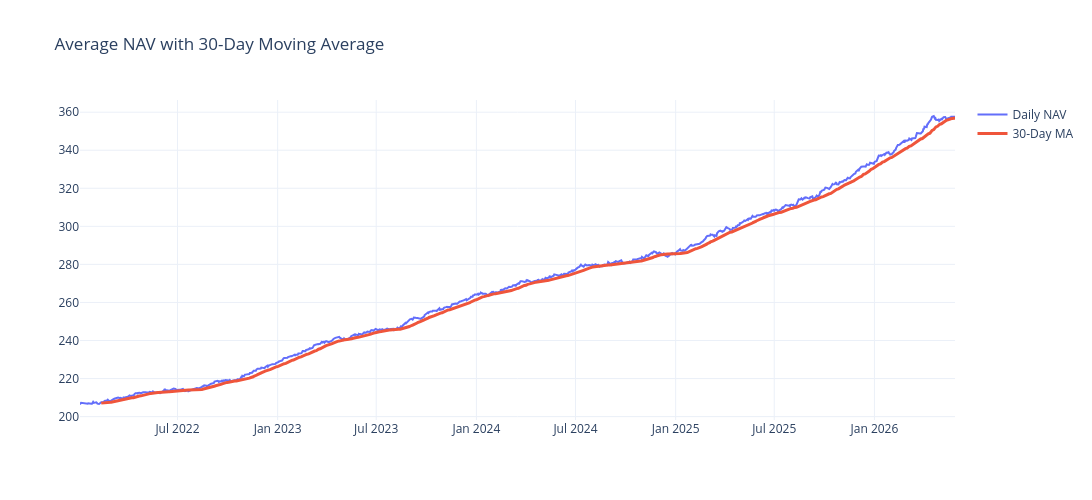

The notebook cell saved with this chart:
### Code cell
import plotly.graph_objects as go

fig = go.Figure()

fig.add_trace(
    go.Scatter(
        x=daily_nav["date"],
        y=daily_nav["nav"],
        name="Daily NAV"
    )
)

fig.add_trace(
    go.Scatter(
        x=daily_nav["date"],
        y=daily_nav["MA30"],
        name="30-Day MA",
        line=dict(width=3)
    )
)

fig.update_layout(
    title="Average NAV with 30-Day Moving Average",
    template="plotly_white",
    width=1100,
    height=500
)

fig.show()

### Figure 1 — Plotly figure (JSON) as saved in the notebook; plotly's stock layout.template omitted (floating-point values rounded to 4 significant figures; data arrays with more than 128 entries replaced by an {"elided": "..."} marker saying what was removed)
{"data": [{"name": "Daily NAV", "type": "scatter", "x": {"elided": "1150 str values"}, "y": {"elided": "1150 float values"}}, {"line": {"width": 3}, "name": "30-Day MA", "type": "scatter", "x": {"elided": "1150 str values"}, "y": {"elided": "1150 float values"}}], "layout": {"height": 500, "title": {"text": "Average NAV with 30-Day Moving Average"}, "width": 1100}}
